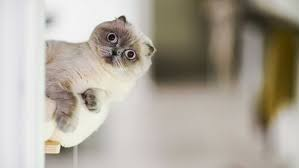
#> input picture Q2/test/Cat/Cat (4).jpg, 299 x 168 px; its folder holds only this picture in this run
$ jupyter execute --allow-errors assignment2_answers.ipynb
#> lines starting #> are read from the running program, lines starting #| are printed output that depends on the picture
### QUESTION 1

[cell 1]
import pandas as pd
import numpy as np
from sklearn.model_selection import train_test_split
from sklearn.linear_model import LinearRegression, SGDRegressor
from sklearn.preprocessing import StandardScaler
from sklearn.metrics import mean_absolute_error, mean_squared_error, mean_absolute_percentage_error

# ===============================
# Step 1: Load and Prepare Data
# ===============================

# Load housing dataset
#> (the rest of this cell did not finish here and is left out)

### QUESTION 2

[cell 2]
# Import necessary libraries
import cv2
import numpy as np
import os
import glob
from sklearn.neighbors import KNeighborsClassifier
from sklearn.linear_model import LogisticRegression, SGDClassifier
from sklearn.preprocessing import StandardScaler
from sklearn.metrics import accuracy_score
from sklearn.model_selection import train_test_split, GridSearchCV
import joblib

# Path to the dataset directory
base_path = r"C:\Users\rtape\Downloads\Seneca\CVI620NSB_Summer2025\codes\Assignment2\Q2"

# -------------------
# Step 1: Load and preprocess data
# -------------------

data = []
labels = []

# Loop through all image files in the dataset
for address in glob.glob(os.path.join(base_path, '*', '*', '*')):
    img = cv2.imread(address)  # Read image
#> img is the input picture: shape (168, 299, 3); mean B, G, R 155.4, 167.3, 174.2
    if img is None:
        continue  # Skip if image couldn't be loaded

    img = cv2.resize(img, (32, 32))  # Resize to 32x32 pixels
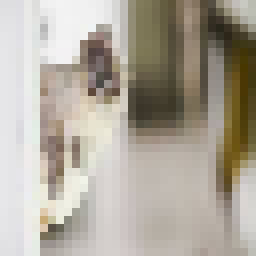
#> img: shape (32, 32, 3) (shown 8 times larger); mean B, G, R 155.7, 167.6, 174.5
    img = img.flatten() / 255.0      # Flatten to 1D array and normalize pixel values
#> img = 3072 values, max 0.957 at index 321, min 0 at index 858, mean 0.651
    data.append(img)

    # Assign label based on folder name: 0 = Cat, 1 = Dog
    labels.append(0 if 'Cat' in address else 1)
#> pass 2 of the loop `for address in glob.glob(os.path.join(base_path, '*', '*', '*')):`:
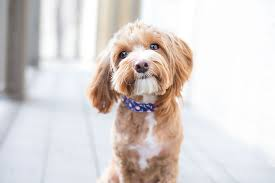
#> input picture Q2/test/Dog/Dog (1).jpg, 275 x 183 px
#> img is the input picture: shape (183, 275, 3); mean B, G, R 209.1, 211.1, 217.8
#> `img = cv2.resize(img, (32, 32))`:
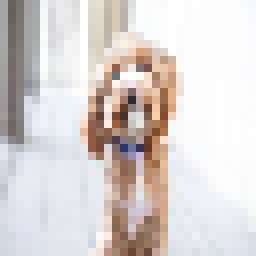
#> img: shape (32, 32, 3) (shown 8 times larger); mean B, G, R 209.3, 211.2, 217.8
#> `img = img.flatten() / 255.0`: img = 3072 values, max 1 at index 30, min 0.157 at index 1293, mean 0.834
#> pass 3 of the loop `for address in glob.glob(os.path.join(base_path, '*', '*', '*')):`:
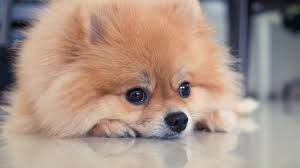
#> input picture Q2/test/Dog/Dog (2).jpg, 300 x 168 px
#> img is the input picture: shape (168, 300, 3); mean B, G, R 135.1, 147.6, 169.3
#> `img = cv2.resize(img, (32, 32))`:
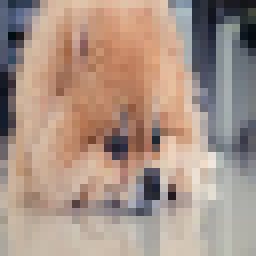
#> img: shape (32, 32, 3) (shown 8 times larger); mean B, G, R 135, 147.5, 169.2
#> `img = img.flatten() / 255.0`: img = 3072 values, max 0.937 at index 1997, min 0.00392 at index 389, mean 0.59
#> the loop made 4 passes; the first 3 are shown

# Convert to NumPy arrays
X = np.array(data)
y = np.array(labels)

# -------------------
# Step 2: Split and scale data
# -------------------

# Split dataset into training and testing sets (70% train, 30% test)
X_train, X_test, y_train, y_test = train_test_split(X, y, test_size=0.3, random_state=42)

# Standardize features to have 0 mean and unit variance
scaler = StandardScaler()
X_train_scaled = scaler.fit_transform(X_train)
X_test_scaled = scaler.transform(X_test)

# -------------------
# Step 3: Train models using GridSearchCV
# -------------------

models = {}

# K-Nearest Neighbors
knn_params = {'n_neighbors': [1, 3, 5, 7], 'weights': ['uniform', 'distance']}
knn_grid = GridSearchCV(KNeighborsClassifier(), knn_params, cv=3)
#> (the rest of this cell did not finish here and is left out)
